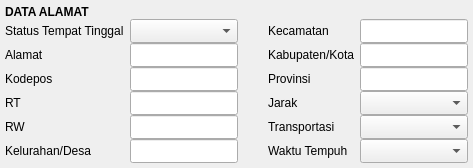
               <widget class="QWidget" name="widget_alamat" native="true">
                <property name="styleSheet">
                 <string notr="true"/>
                </property>
                <layout class="QGridLayout" name="gridLayout_8" columnminimumwidth="120,0,20,80,0">
                 <property name="leftMargin">
                  <number>5</number>
                 </property>
                 <property name="topMargin">
                  <number>5</number>
                 </property>
                 <property name="rightMargin">
                  <number>5</number>
                 </property>
                 <property name="bottomMargin">
                  <number>5</number>
                 </property>
                 <property name="horizontalSpacing">
                  <number>5</number>
                 </property>
                 <property name="verticalSpacing">
                  <number>0</number>
                 </property>
                 <item row="1" column="3">
                  <widget class="QLabel" name="label_32">
                   <property name="text">
                    <string>Kecamatan</string>
                   </property>
                  </widget>
                 </item>
                 <item row="3" column="0">
                  <widget class="QLabel" name="label_63">
                   <property name="text">
                    <string>Kodepos</string>
                   </property>
                  </widget>
                 </item>
                 <item row="3" column="1">
                  <widget class="QLineEdit" name="line_kodepos">
                   <property name="minimumSize">
                    <size>
                     <width>0</width>
                     <height>24</height>
                    </size>
                   </property>
                  </widget>
                 </item>
                 <item row="4" column="4">
                  <widget class="QComboBox" name="cbo_jarak">
                   <property name="minimumSize">
                    <size>
                     <width>0</width>
                     <height>24</height>
                    </size>
                   </property>
                  </widget>
                 </item>
                 <item row="3" column="4">
                  <widget class="QLineEdit" name="line_provinsi">
                   <property name="minimumSize">
                    <size>
                     <width>0</width>
                     <height>24</height>
                    </size>
                   </property>
                  </widget>
                 </item>
                 <item row="7" column="4">
                  <widget class="QComboBox" name="cbo_waktu_tempuh">
                   <property name="minimumSize">
                    <size>
                     <width>0</width>
                     <height>24</height>
                    </size>
                   </property>
                  </widget>
                 </item>
                 <item row="3" column="3">
                  <widget class="QLabel" name="label_34">
                   <property name="text">
                    <string>Provinsi</string>
                   </property>
                  </widget>
                 </item>
                 <item row="5" column="3">
                  <widget class="QLabel" name="label_36">
                   <property name="text">
                    <string>Transportasi</string>
                   </property>
                  </widget>
                 </item>
                 <item row="7" column="3">
                  <widget class="QLabel" name="label_37">
                   <property name="text">
                    <string>Waktu Tempuh</string>
                   </property>
                  </widget>
                 </item>
                 <item row="1" column="4">
                  <widget class="QLineEdit" name="line_kecamatan">
                   <property name="minimumSize">
                    <size>
                     <width>0</width>
                     <height>24</height>
                    </size>
                   </property>
                  </widget>
                 </item>
                 <item row="2" column="3">
                  <widget class="QLabel" name="label_33">
                   <property name="text">
                    <string>Kabupaten/Kota</string>
                   </property>
                  </widget>
                 </item>
                 <item row="4" column="3">
                  <widget class="QLabel" name="label_35">
                   <property name="text">
                    <string>Jarak</string>
                   </property>
                  </widget>
                 </item>
                 <item row="5" column="4">
                  <widget class="QComboBox" name="cbo_transportasi">
                   <property name="minimumSize">
                    <size>
                     <width>0</width>
                     <height>24</height>
                    </size>
                   </property>
                  </widget>
                 </item>
                 <item row="2" column="4">
                  <widget class="QLineEdit" name="line_kab_kota">
                   <property name="minimumSize">
                    <size>
                     <width>0</width>
                     <height>24</height>
                    </size>
                   </property>
                  </widget>
                 </item>
                 <item row="4" column="0">
                  <widget class="QLabel" name="label_29">
                   <property name="text">
                    <string>RT</string>
                   </property>
                  </widget>
                 </item>
                 <item row="1" column="1">
                  <widget class="QComboBox" name="cbo_status_tmp_tinggal">
                   <property name="minimumSize">
                    <size>
                     <width>0</width>
                     <height>24</height>
                    </size>
                   </property>
                  </widget>
                 </item>
                 <item row="2" column="1">
                  <widget class="QLineEdit" name="line_alamat">
                   <property name="minimumSize">
                    <size>
                     <width>0</width>
                     <height>24</height>
                    </size>
                   </property>
                  </widget>
                 </item>
                 <item row="1" column="0">
                  <widget class="QLabel" name="label_22">
                   <property name="text">
                    <string>Status Tempat Tinggal</string>
                   </property>
                  </widget>
                 </item>
                 <item row="2" column="0">
                  <widget class="QLabel" name="label_28">
                   <property name="text">
                    <string>Alamat</string>
                   </property>
                  </widget>
                 </item>
                 <item row="7" column="1">
                  <widget class="QLineEdit" name="line_kel_desa">
                   <property name="minimumSize">
                    <size>
                     <width>0</width>
                     <height>24</height>
                    </size>
                   </property>
                  </widget>
                 </item>
                 <item row="5" column="1">
                  <widget class="QLineEdit" name="line_rw">
                   <property name="minimumSize">
                    <size>
                     <width>0</width>
                     <height>24</height>
                    </size>
                   </property>
                  </widget>
                 </item>
                 <item row="7" column="0">
                  <widget class="QLabel" name="label_31">
                   <property name="text">
                    <string>Kelurahan/Desa</string>
                   </property>
                  </widget>
                 </item>
                 <item row="4" column="1">
                  <widget class="QLineEdit" name="line_rt">
                   <property name="minimumSize">
                    <size>
                     <width>0</width>
                     <height>24</height>
                    </size>
                   </property>
                  </widget>
                 </item>
                 <item row="5" column="0">
                  <widget class="QLabel" name="label_30">
                   <property name="text">
                    <string>RW</string>
                   </property>
                  </widget>
                 </item>
                 <item row="0" column="0" colspan="2">
                  <widget class="QLabel" name="label_41">
                   <property name="font">
                    <font>
                     <weight>75</weight>
                     <bold>true</bold>
                    </font>
                   </property>
                   <property name="text">
                    <string>DATA ALAMAT</string>
                   </property>
                  </widget>
                 </item>
                 <item row="1" column="2">
                  <widget class="QWidget" name="widget_2" native="true"/>
                 </item>
                </layout>
               </widget>
